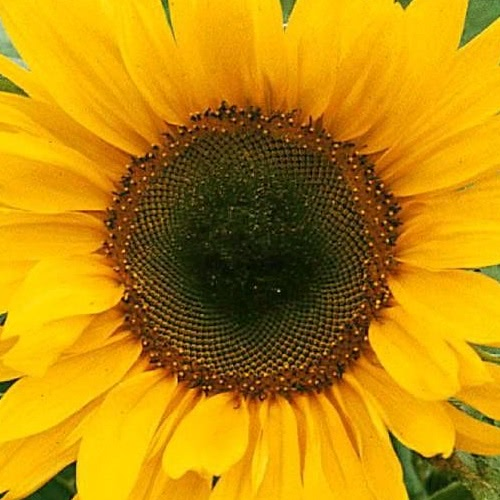
#> input picture cviceni/cv08/data/pvi_cv08_sunflower_template.jpg, 500 x 500 px
$ jupyter execute --allow-errors PVI_C08.ipynb
#> lines starting #> are read from the running program, lines starting #| are printed output that depends on the picture
### cviceni/my_libs/img/images.py
import os
import numpy as np
import cv2

# [25 lines left out: functions find, load, not called in this run]

### cviceni/cv08/PVI_C08.ipynb
[cell 1]
print("Python běží!")

[cell 2]
import sys

sys.path.append('../')
sys.path.append('../my_libs/')
sys.path.append('../my_libs/img/')

[cell 3]
import my_libs as ml
from my_libs.tools import *
from my_libs.fft import *
from my_libs.colors import *
from my_libs.img.processing import *

[cell 4]
ml.tools.printf("Hello world!")
#> (this line was passed over: my_libs is not available in this run)

# Cvičení 8: slunečnice

Vytvořte  základní detektor  slunečnicových  květů  pomocí operace Laplacián  Gaussiánu  a  vyhodnoťte  jeho  úspěšnost  metrikami  precision  a recall.

### Postup:
- Detekujte  tmavé  bloby  na  světlém  pozadí  pomocí  operace  **Laplacián Gaussiánu**.
- Okolo  každého  blobu  vyřízněte  čtvercovou  oblast  o straně  přibližně `4*sigma.`
- Oblast  převeďte  do  barevného  prostoru  HSV/HSL/...  a  ze  složky  hue vypočtěte histogram.
- Porovnejte  histogram  se  shodně  připraveným  histogramem  vzorového obrázku `pvi_cv08_sunflower_template.jpg` pomocí Kullback-Lieblerovy divergence.  Pokud se ve vypočtených divergencích objeví  NaN,  přičtěte do porovnávaných histogramů malé číslo, např. 0.001,  aby  nedocházelo k logaritmování nebo dělení nulou.
- Vhodně  stanoveným  prahem  divergence filtrujte oblasti, které nejsou slunečnicové květy.
- Opakujte postup pro obrázky se slunečnicemi v archivu pvi_cv08.zip
- Podobně  jako  ve  cvičení  č.  7  vypočtěte  hodnoty  **precision**  a  **recall**  při IoU=0.5.

### Zdroje:
- https://scikit-image.org/docs/stable/api/skimage.feature.html
- https://docs.scipy.org/doc/scipy/reference/generated/scipy.stats.entropy.html

[cell 5]
folder = 'data/'
IoU=0.5
#a = 4*sigma
sunflower_template_file = "pvi_cv08_sunflower_template.jpg"

[cell 6]
from my_libs.img import images
# reload img module
import importlib
importlib.reload(images)

# Find files
files = images.find(folder, "txt")
files.sort()

# Filter images
picture_files = images.find(folder, "jpg")
picture_files.sort()

# remove template file
for i in range(len(picture_files)):
    if picture_files[i].find(sunflower_template_file) != -1:
        picture_files.pop(i)
        break

number_of_images = len(picture_files)
print("Number of images: ", number_of_images)


# Load images
imgs = images.load(picture_files)

[cell 7]
# Load template
img_template_bgr = cv2.imread(folder + sunflower_template_file)
#> img_template_bgr is the input picture: shape (500, 500, 3); mean B, G, R 9.7, 138.7, 190
img_template = cv2.cvtColor(img_template_bgr, cv2.COLOR_BGR2RGB)


# visualize template
plt.imshow(img_template)

[cell 8]
# prevod do HSV
img_template_hsv = cv2.cvtColor(img_template, cv2.COLOR_RGB2HSV)
#> img_template_hsv: shape (500, 500, 3); mean H, S, V 22.3, 234.2, 191
H, S, V = cv2.split(img_template_hsv)
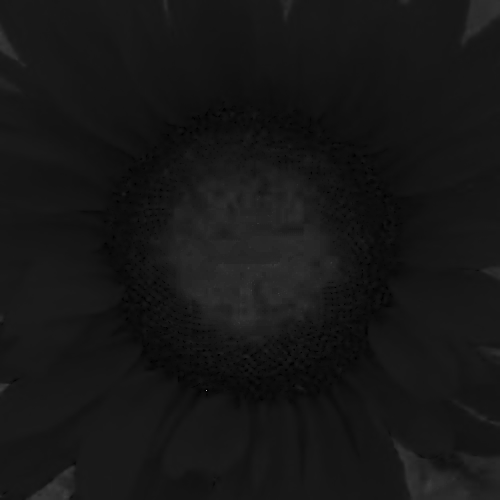
#> H: shape (500, 500); min 0, max 179, mean 22.3
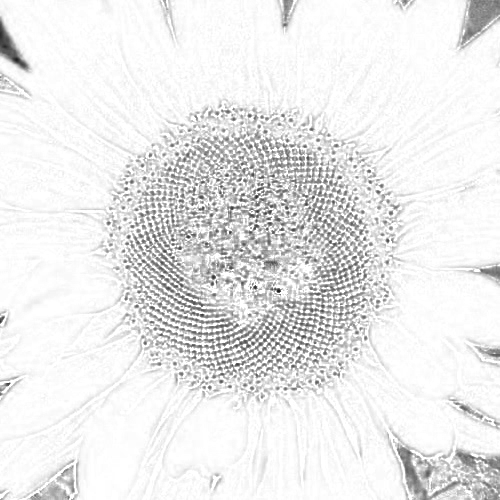
#> S: shape (500, 500); min 30, max 255, mean 234.2
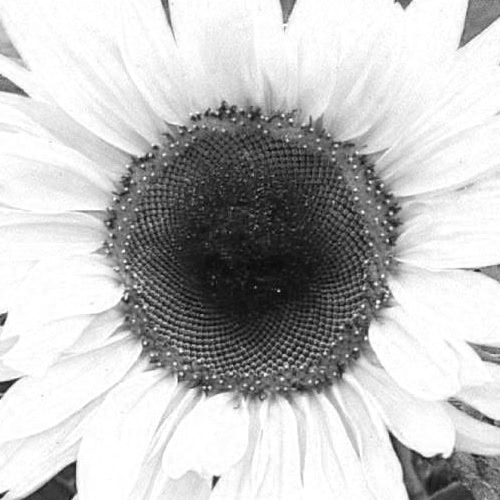
#> V: shape (500, 500); min 5, max 255, mean 191

# vypocet histogramu
HIST_LEN = 100
img_template_hist_H = cv2.calcHist([H], [0], None, [HIST_LEN], [0, 180])
#> img_template_hist_H = 100 values, max 57979 at index 12, min 0 at index 35, mean 2500

# vizualizace
plt.figure()
plt.plot(img_template_hist_H)
plt.title("Histogram H")

#print(hist_H)
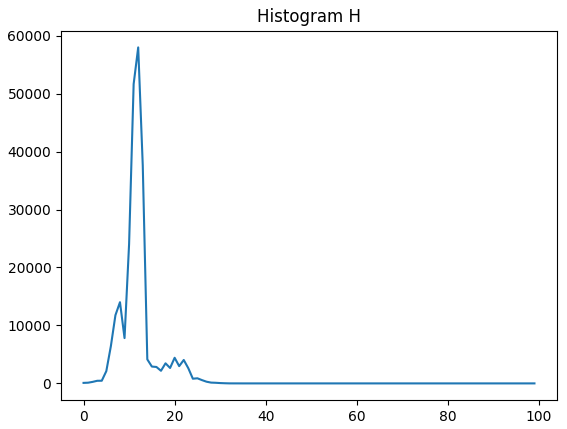
#> figure drawn by matplotlib, 1 panel; curve peaks at x = 12, y = 57979

[cell 9]
recognition_color = (255, 0, 0)
reference_color = (0, 255, 0)
thickness = 2

# load first file and visualize
for image, text_file in zip(imgs, files):
    referece_img = image.copy()
    # read file
    for box_coord in dict_files_boxes[text_file]:
        x1, y1 = box_coord[0]
        x2, y2 = box_coord[1]
        cv2.rectangle(referece_img, (x1, y1), (x2, y2), reference_color, thickness)

    print(image.shape)
    plt.figure(figsize=(16, 5))
    plt.subplot(1, 2, 1)
    plt.imshow(image)
    plt.title("My recognized image")
    plt.subplot(1, 2, 2)
    plt.imshow(referece_img)
    plt.title("Reference image")
    break

## Vykreslení na všech obrázcích

[cell 10]
def file_to_xy_box(file_path):
    """

    Returns:
        list of tuples ((x1, y1), (x2, y2))
    """
    NUMBER_OF_VALUES = 4
    def parse_line_to_ints(line):
        values = line.split()
        return [int(value) for value in values]

    def is_text_file(file_path):
        return file_path.endswith('.txt')

    if not is_text_file(file_path):
        raise ValueError("File is not text file")

    lines = []
    with open(file_path, 'r') as file:
        lines = file.readlines()

    for line in lines:
        numbers =  parse_line_to_ints(line)
        if len(numbers) != NUMBER_OF_VALUES:
            raise ValueError("Line has not 4 numbers")
        yield ((numbers[0], numbers[1]), (numbers[2], numbers[3]))


def load_files_to_dict(files):
    dict_files_boxes = {}
    for file in files:
        dict_files_boxes[file] = list(file_to_xy_box(file))
    return dict_files_boxes

# nacteni textovych souboru
#> (the rest of this cell did not finish here and is left out)

[cell 11]
recognition_color = (255, 0, 0)
reference_color = (0, 255, 0)
thickness = 2

# load first file and visualize
for image, text_file in zip(imgs, files):
    referece_img = image.copy()
    # read file
    for box_coord in dict_files_boxes[text_file]:
        print(box_coord)
        x1, y1 = box_coord[0]
        x2, y2 = box_coord[1]
        cv2.rectangle(referece_img, (x1, y1), (x2, y2), reference_color, thickness)

    print(image.shape)
    plt.figure(figsize=(16, 5))
    plt.subplot(1, 2, 1)
    plt.imshow(image)
    plt.title("My recognized image")
    plt.subplot(1, 2, 2)
    plt.imshow(referece_img)
    plt.title("Reference image")
    break

$ run again, with cviceni/cv08/data/pvi_cv08_sunflowers1.jpg copied over cviceni/cv08/data/pvi_cv08_sunflower_template.jpg
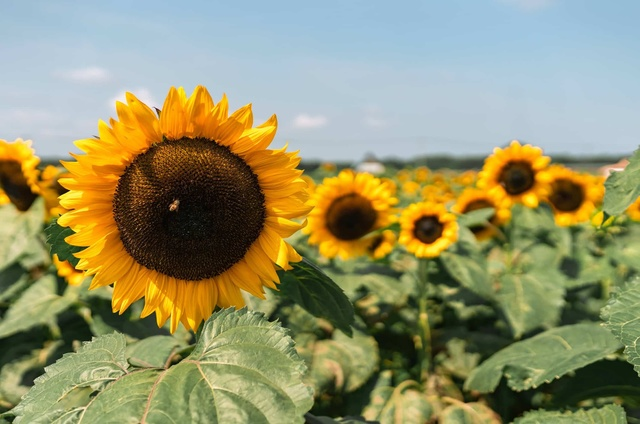
#> input picture cviceni/cv08/data/pvi_cv08_sunflowers1.jpg, 640 x 424 px
#> img_template_bgr is the input picture: shape (424, 640, 3); mean B, G, R 106.2, 146.1, 147.8
#> img_template_hsv: shape (424, 640, 3); mean H, S, V 54.1, 118.9, 165.7
#> `H, S, V = cv2.split(img_template_hsv)`:
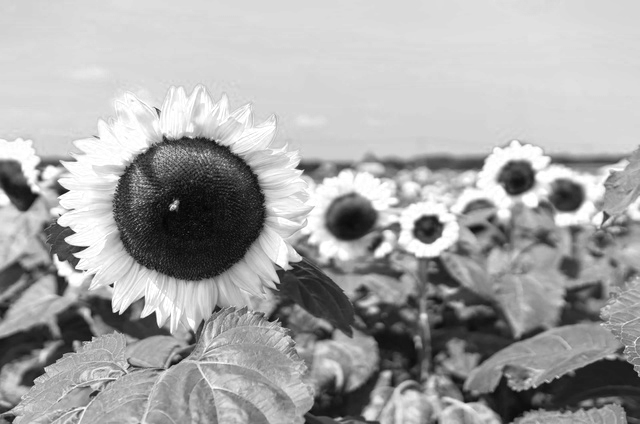
#> V: shape (424, 640); min 1, max 255, mean 165.7
#> img_template_hist_H = 100 values, max 52494 at index 56, min 0 at index 65, mean 2713.6
#> `[cell 8] # prevod do HSV img_template_hsv = cv2.cvtColor(img_template,..`:
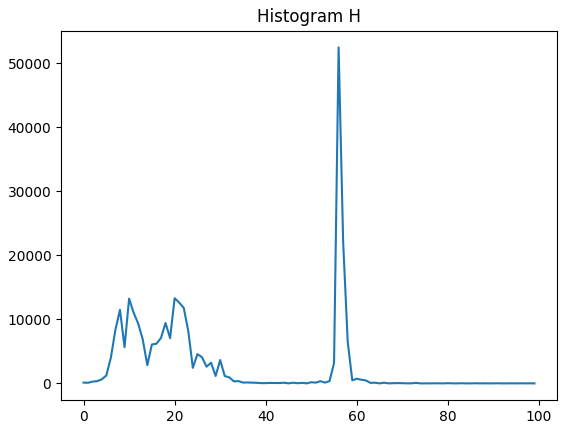
#> figure drawn by matplotlib, 1 panel; curve peaks at x = 56, y = 52494

$ run again, with cviceni/cv08/data/pvi_cv08_sunflowers2.jpg copied over cviceni/cv08/data/pvi_cv08_sunflower_template.jpg
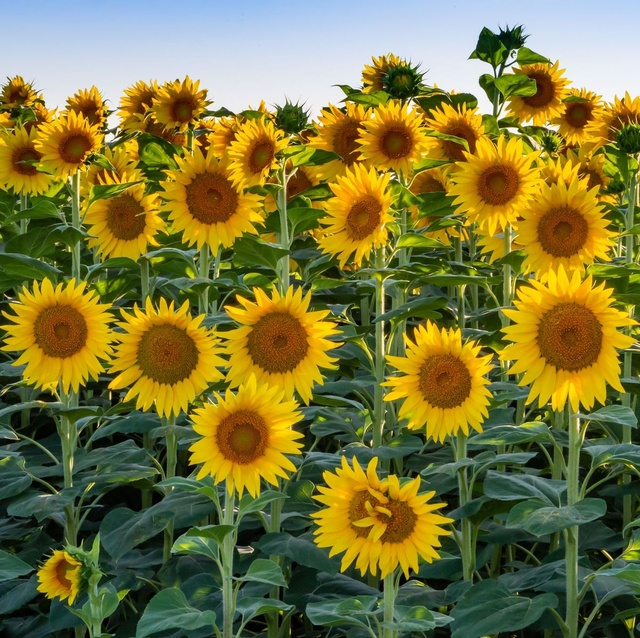
#> input picture cviceni/cv08/data/pvi_cv08_sunflowers2.jpg, 640 x 638 px
#> img_template_bgr is the input picture: shape (638, 640, 3); mean B, G, R 58.4, 118.5, 123.3
#> img_template_hsv: shape (638, 640, 3); mean H, S, V 48.8, 166.1, 138.8
#> `H, S, V = cv2.split(img_template_hsv)`:
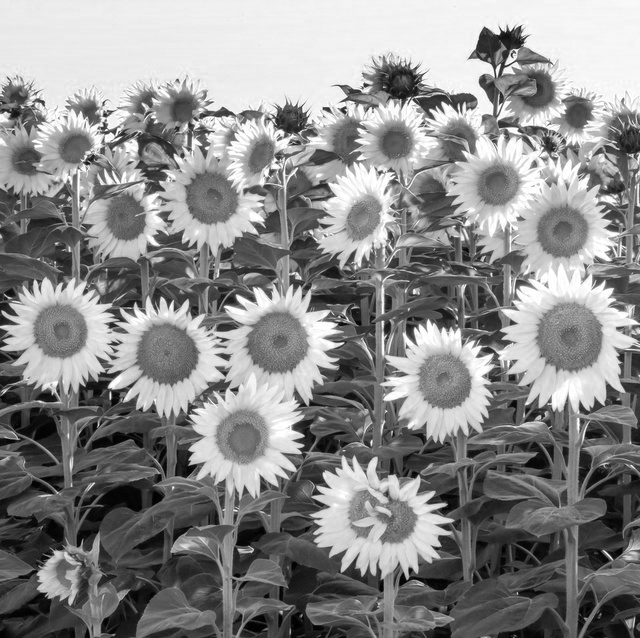
#> V: shape (638, 640); min 0, max 255, mean 138.8
#> img_template_hist_H = 100 values, max 35538 at index 13, min 0 at index 74, mean 4083.2
#> `[cell 8] # prevod do HSV img_template_hsv = cv2.cvtColor(img_template,..`:
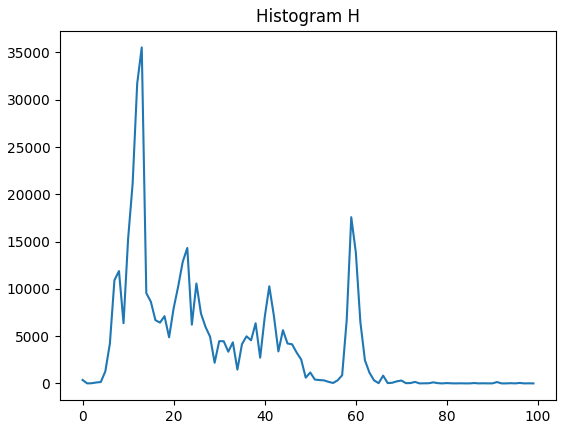
#> figure drawn by matplotlib, 1 panel; curve peaks at x = 13, y = 35538

$ run again, with cviceni/cv08/data/pvi_cv08_sunflowers3.jpg copied over cviceni/cv08/data/pvi_cv08_sunflower_template.jpg
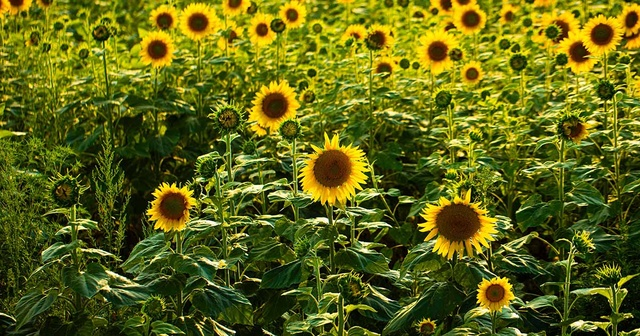
#> input picture cviceni/cv08/data/pvi_cv08_sunflowers3.jpg, 640 x 336 px
#> img_template_bgr is the input picture: shape (336, 640, 3); mean B, G, R 21.8, 100.8, 95.6
#> img_template_hsv: shape (336, 640, 3); mean H, S, V 35.4, 211, 106.6
#> `H, S, V = cv2.split(img_template_hsv)`:
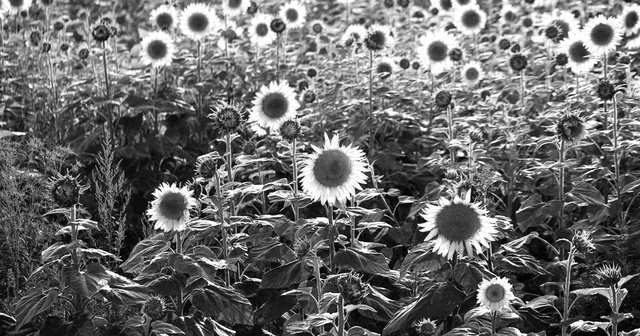
#> V: shape (336, 640); min 0, max 255, mean 106.6
#> img_template_hist_H = 100 values, max 20503 at index 17, min 0 at index 45, mean 2150.4
#> `[cell 8] # prevod do HSV img_template_hsv = cv2.cvtColor(img_template,..`:
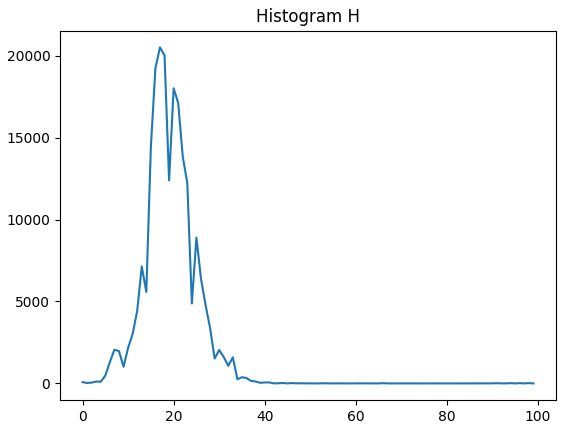
#> figure drawn by matplotlib, 1 panel; curve peaks at x = 17, y = 20503
